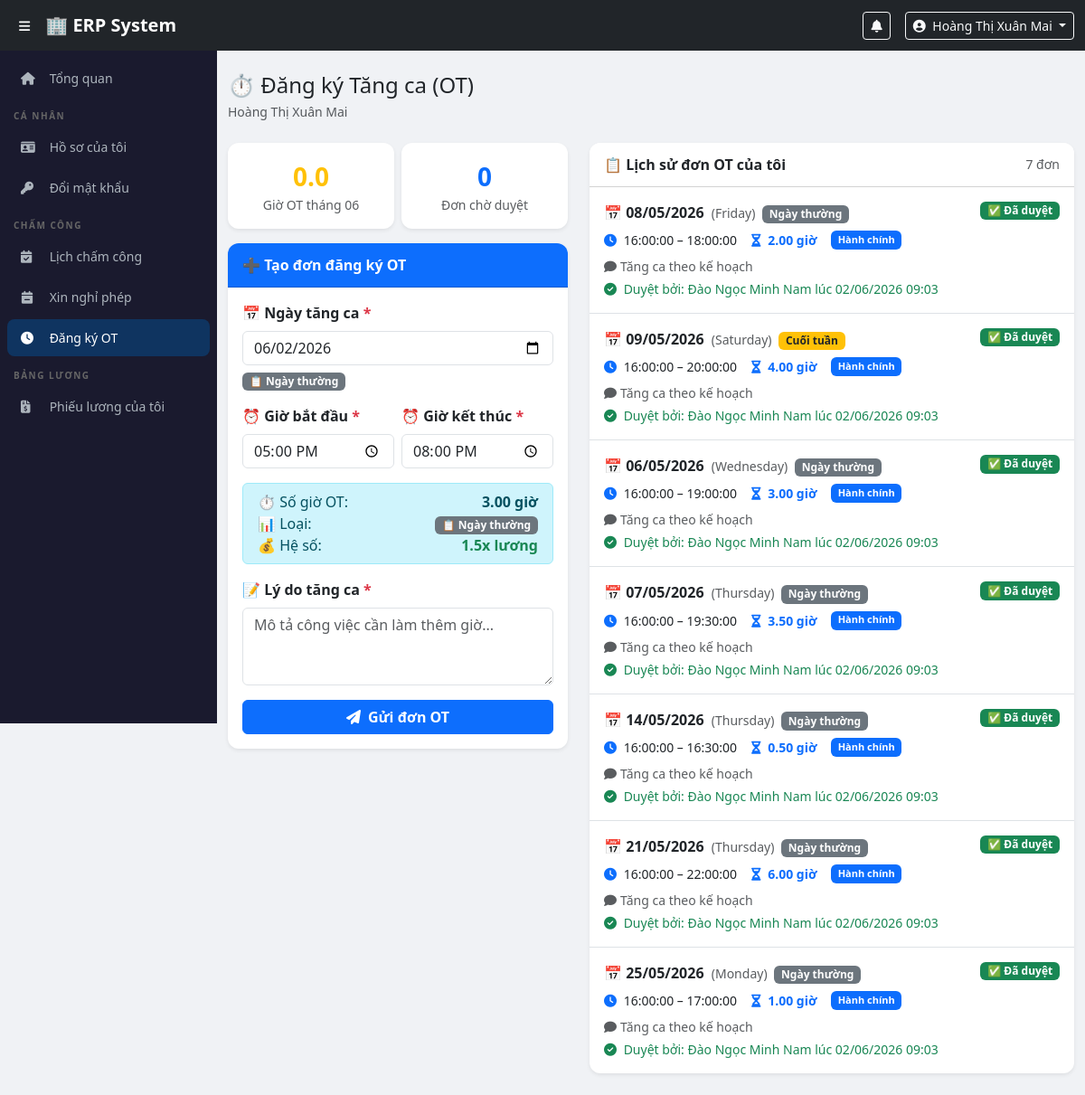
Screenshot of /modules/attendance/ot_request.php (signed in) with the database file from the repository.
### tables this page shows
CREATE TABLE `overtime_requests` (
  `id` int(11) NOT NULL,
  `user_id` int(11) NOT NULL,
  `department_id` int(11) DEFAULT NULL,
  `ot_date` date NOT NULL,
  `start_time` time NOT NULL,
  `end_time` time NOT NULL,
  `hours` decimal(4,2) NOT NULL,
  `actual_hours` decimal(4,2) DEFAULT NULL,
  `reason` text NOT NULL,
  `ot_type` enum('weekday','weekend','holiday') DEFAULT 'weekday',
  `shift_id` int(11) DEFAULT NULL,
  `status` enum('pending','approved','rejected') DEFAULT 'pending',
  `approved_by` int(11) DEFAULT NULL,
  `approved_at` datetime DEFAULT NULL,
  `reject_reason` text DEFAULT NULL,
  `created_at` timestamp NOT NULL DEFAULT current_timestamp()
);

CREATE TABLE `work_shifts` (
  `id` int(11) NOT NULL,
  `shift_code` varchar(20) NOT NULL,
  `shift_name` varchar(100) NOT NULL,
  `start_time` time NOT NULL,
  `end_time` time NOT NULL,
  `late_threshold` int(11) DEFAULT 15,
  `break_minutes` int(11) DEFAULT 60,
  `work_hours` decimal(4,2) DEFAULT 8.00,
  `ot_multiplier` decimal(3,2) DEFAULT 1.50,
  `weekend_multiplier` decimal(3,2) DEFAULT 2.00,
  `holiday_multiplier` decimal(3,2) DEFAULT 3.00,
  `color` varchar(20) DEFAULT '#0d6efd',
  `is_active` tinyint(1) DEFAULT 1,
  `created_by` int(11) DEFAULT NULL,
  `created_at` timestamp NOT NULL DEFAULT current_timestamp()
);

CREATE TABLE `users` (
  `id` int(11) NOT NULL,
  `employee_code` varchar(20) NOT NULL,
  `full_name` varchar(100) NOT NULL,
  `username` varchar(50) NOT NULL,
  `password_hash` varchar(255) NOT NULL,
  `email` varchar(100) DEFAULT NULL,
  `phone` varchar(20) DEFAULT NULL,
  `role_id` int(11) NOT NULL,
  `department_id` int(11) DEFAULT NULL,
  `is_active` tinyint(1) DEFAULT 1,
  `created_at` timestamp NOT NULL DEFAULT current_timestamp()
);

### config/auth.php (called while the page is built, shortened)
<?php
function currentUser() {
    return [
        'id'          => $_SESSION['user_id']   ?? null,
        'full_name'   => $_SESSION['full_name'] ?? '',
        'username'    => $_SESSION['username']  ?? '',
        'role'        => $_SESSION['role']      ?? '',
        'role_name'   => $_SESSION['role_name'] ?? '',
        'employee_code' => $_SESSION['employee_code'] ?? '',
        'department_id' => $_SESSION['department_id'] ?? null,
    ];
}
?>

### config/functions.php (called while the page is built, shortened)
<?php
function formatDate($date, $format = 'd/m/Y') {
    return date($format, strtotime($date));
}
function formatDateTime($datetime) {
    return date('d/m/Y H:i', strtotime($datetime));
}
?>

### modules/attendance/ot_request.php (the view, shortened to what this page needs)
<?php
require_once $_SERVER['DOCUMENT_ROOT'] . '/erp/config/auth.php';
require_once $_SERVER['DOCUMENT_ROOT'] . '/erp/config/functions.php';
$pdo  = getDBConnection();
$user = currentUser();
$myShift = $pdo->prepare("
    SELECT ws.* FROM employee_shifts es
    JOIN work_shifts ws ON es.shift_id = ws.id
    WHERE es.user_id = ? AND es.effective_date <= CURDATE()
      AND (es.end_date IS NULL OR es.end_date >= CURDATE())
    ORDER BY es.effective_date DESC LIMIT 1
");
$myShift->execute([$user['id']]);
$myShift = $myShift->fetch();
$stmt = $pdo->prepare("
    SELECT ot.*, ws.shift_name, ws.color AS shift_color,
           u.full_name AS approver_name
    FROM overtime_requests ot
    LEFT JOIN work_shifts ws ON ot.shift_id = ws.id
    LEFT JOIN users u ON ot.approved_by = u.id
    WHERE ot.user_id = ?
    ORDER BY ot.created_at DESC
    LIMIT 30
");
$stmt->execute([$user['id']]);
$myOTs = $stmt->fetchAll();
$totalOT = $pdo->prepare("
    SELECT SUM(hours) FROM overtime_requests
    WHERE user_id = ? AND status = 'approved'
      AND MONTH(ot_date) = ? AND YEAR(ot_date) = ?
");
$totalOT->execute([$user['id'], date('m'), date('Y')]);
$totalOTHours = $totalOT->fetchColumn() ?? 0;
include $_SERVER['DOCUMENT_ROOT'] . '/erp/includes/header.php';
include $_SERVER['DOCUMENT_ROOT'] . '/erp/includes/sidebar.php';
$otTypeLabel = ['weekday' => ['Ngày thường', 'secondary'], 'weekend' => ['Cuối tuần', 'warning'], 'holiday' => ['Ngày lễ', 'danger']];
$statusLabel = ['pending' => ['⌛ Chờ duyệt', 'warning'], 'approved' => ['✅ Đã duyệt', 'success'], 'rejected' => ['❌ Từ chối', 'danger']];
?>
<div class="main-content">
<div class="container-fluid py-4">
    <div class="d-flex justify-content-between align-items-center mb-4">
        <div>
            <h4 class="mb-1">⏱️ Đăng ký Tăng ca (OT)</h4>
            <p class="text-muted small mb-0"><?= htmlspecialchars($user['full_name']) ?></p>
        </div>
    </div>
    <div class="row g-4">
        <div class="col-lg-5">
            <div class="row g-2 mb-3">
                <div class="col-6">
                    <div class="card border-0 shadow-sm text-center py-3">
                        <div class="fs-3 fw-bold text-warning"><?= number_format($totalOTHours, 1) ?></div>
                        <div class="small text-muted">Giờ OT tháng <?= date('m') ?></div>
                    </div>
                </div>
                <div class="col-6">
                    <div class="card border-0 shadow-sm text-center py-3">
                        <?php
                        $pendingCount = count(array_filter($myOTs, fn($o) => $o['status'] === 'pending'));
                        ?>
                        <div class="fs-3 fw-bold text-primary"><?= $pendingCount ?></div>
                        <div class="small text-muted">Đơn chờ duyệt</div>
                    </div>
                </div>
            </div>
            <div class="card border-0 shadow-sm">
                <div class="card-header bg-primary text-white fw-bold">
                    ➕ Tạo đơn đăng ký OT
                </div>
                <div class="card-body">
                    <form method="POST" id="otForm">
                        <div class="mb-3">
                            <label class="form-label fw-semibold">📅 Ngày tăng ca <span class="text-danger">*</span></label>
                            <input type="date" name="ot_date" id="otDate" class="form-control"
                                   value="<?= $_POST['ot_date'] ?? date('Y-m-d') ?>"
                                   min="<?= date('Y-m-d') ?>" required>
                            <div id="dayTypeBadge" class="mt-1"></div>
                        </div>
                        <div class="row g-2 mb-3">
                            <div class="col-6">
                                <label class="form-label fw-semibold">⏰ Giờ bắt đầu <span class="text-danger">*</span></label>
                                <input type="time" name="start_time" id="otStart" class="form-control"
                                       value="<?= $_POST['start_time'] ?? ($myShift ? substr($myShift['end_time'],0,5) : '17:00') ?>"
                                       required>
                            </div>
                            <div class="col-6">
                                <label class="form-label fw-semibold">⏰ Giờ kết thúc <span class="text-danger">*</span></label>
                                <input type="time" name="end_time" id="otEnd" class="form-control"
                                       value="<?= $_POST['end_time'] ?? '20:00' ?>"
                                       required>
                            </div>
                        </div>
                        <div id="otPreview" class="alert alert-info py-2 mb-3 d-none">
                            <div class="d-flex justify-content-between">
                                <span>⏱️ Số giờ OT:</span>
                                <strong id="previewHours">0 giờ</strong>
                            </div>
                            <div class="d-flex justify-content-between">
                                <span>📊 Loại:</span>
                                <span id="previewType">—</span>
                            </div>
                            <div class="d-flex justify-content-between">
                                <span>💰 Hệ số:</span>
                                <strong id="previewMultiplier" class="text-success">—</strong>
                            </div>
                        </div>
                        <div class="mb-3">
                            <label class="form-label fw-semibold">📝 Lý do tăng ca <span class="text-danger">*</span></label>
                            <textarea name="reason" class="form-control" rows="3" required
                                      placeholder="Mô tả công việc cần làm thêm giờ..."><?= htmlspecialchars($_POST['reason'] ?? '') ?></textarea>
                        </div>
                        <button type="submit" class="btn btn-primary w-100 fw-bold">
                            <i class="fas fa-paper-plane me-2"></i>Gửi đơn OT
                        </button>
                    </form>
                </div>
            </div>
        </div>
        <div class="col-lg-7">
            <div class="card border-0 shadow-sm">
                <div class="card-header bg-white d-flex justify-content-between align-items-center">
                    <span class="fw-bold">📋 Lịch sử đơn OT của tôi</span>
                    <small class="text-muted"><?= count($myOTs) ?> đơn</small>
                </div>
                <div class="card-body p-0">
                    <?php if (empty($myOTs)): ?>
                    <div class="text-center text-muted py-5">
                        <i class="fas fa-clock fa-3x mb-3 d-block opacity-25"></i>
                        Chưa có đơn OT nào
                    </div>
                    <?php else: ?>
                    <?php foreach ($myOTs as $ot): ?>
                    <?php
                        $st  = $statusLabel[$ot['status']];
                        $otp = $otTypeLabel[$ot['ot_type']] ?? ['Ngày thường','secondary'];
                    ?>
                    <div class="ot-item p-3 border-bottom">
                        <div class="d-flex justify-content-between align-items-start mb-2">
                            <div>
                                <span class="fw-bold">📅 <?= formatDate($ot['ot_date']) ?></span>
                                <span class="ms-1 text-muted small">
                                    (<?= date('l', strtotime($ot['ot_date'])) ?>)
                                </span>
                                <span class="badge bg-<?= $otp[1] ?> text-<?= $otp[1]==='warning'?'dark':'white' ?> ms-1">
                                    <?= $otp[0] ?>
                                </span>
                            </div>
                            <span class="badge bg-<?= $st[1] ?> text-<?= $st[1]==='warning'?'dark':'white' ?>">
                                <?= $st[0] ?>
                            </span>
                        </div>
                        <div class="d-flex flex-wrap gap-3 mb-2">
                            <span class="small">
                                <i class="fas fa-clock text-primary me-1"></i>
                                <?= $ot['start_time'] ?> – <?= $ot['end_time'] ?>
                            </span>
                            <span class="small fw-bold text-primary">
                                <i class="fas fa-hourglass-half me-1"></i>
                                <?= $ot['hours'] ?> giờ
                            </span>
                            <?php if ($ot['shift_name']): ?>
                            <span class="badge" style="background:<?= $ot['shift_color'] ?>; font-size:11px;">
                                <?= htmlspecialchars($ot['shift_name']) ?>
                            </span>
                            <?php endif; ?>
                        </div>
                        <div class="small text-muted mb-1">
                            <i class="fas fa-comment me-1"></i><?= htmlspecialchars($ot['reason']) ?>
                        </div>
                        <?php if ($ot['status'] === 'approved' && $ot['approver_name']): ?>
                        <div class="small text-success">
                            <i class="fas fa-check-circle me-1"></i>
                            Duyệt bởi: <?= htmlspecialchars($ot['approver_name']) ?>
                            lúc <?= formatDateTime($ot['approved_at']) ?>
                        </div>
                        <?php endif; ?>
                    </div>
                    <?php endforeach; ?>
                    <?php endif; ?>
                </div>
            </div>
        </div>
    </div>
</div>
</div>
<?php include $_SERVER['DOCUMENT_ROOT'] . '/erp/includes/footer.php'; ?>

### assets/css/style.css (style rules this page uses)
body { padding-top: 56px; background: #f0f2f5; font-family: 'Segoe UI', sans-serif; }
.main-content { margin-left: 240px; transition: margin-left 0.3s; min-height: calc(100vh - 56px); }
.card { border-radius: 12px !important; }
.card-header { border-radius: 12px 12px 0 0 !important; padding: 12px 16px; }

### modules/attendance/ot_request.php (style rules this page uses)
.ot-item:last-child { border-bottom: none !important; }

### rows the page displays
overtime_requests: ot_date "08/05/2026", ot_date "Friday", ot_type "Ngày thường", status "✅ Đã duyệt", start_time "16:00:00", end_time "18:00:00", hours "2.00", work_shifts.shift_name "Hành chính", reason "Tăng ca theo kế hoạch", approved_by.full_name "Đào Ngọc Minh Nam", approved_at "02/06/2026 09:03"
overtime_requests: ot_date "09/05/2026", ot_date "Saturday", ot_type "Cuối tuần", status "✅ Đã duyệt", start_time "16:00:00", end_time "20:00:00", hours "4.00", work_shifts.shift_name "Hành chính", reason "Tăng ca theo kế hoạch", approved_by.full_name "Đào Ngọc Minh Nam", approved_at "02/06/2026 09:03"
overtime_requests: ot_date "06/05/2026", ot_date "Wednesday", ot_type "Ngày thường", status "✅ Đã duyệt", start_time "16:00:00", end_time "19:00:00", hours "3.00", work_shifts.shift_name "Hành chính", reason "Tăng ca theo kế hoạch", approved_by.full_name "Đào Ngọc Minh Nam", approved_at "02/06/2026 09:03"
overtime_requests: ot_date "07/05/2026", ot_date "Thursday", ot_type "Ngày thường", status "✅ Đã duyệt", start_time "16:00:00", end_time "19:30:00", hours "3.50", work_shifts.shift_name "Hành chính", reason "Tăng ca theo kế hoạch", approved_by.full_name "Đào Ngọc Minh Nam", approved_at "02/06/2026 09:03"
overtime_requests: ot_date "14/05/2026", ot_date "Thursday", ot_type "Ngày thường", status "✅ Đã duyệt", start_time "16:00:00", end_time "16:30:00", hours "0.50", work_shifts.shift_name "Hành chính", reason "Tăng ca theo kế hoạch", approved_by.full_name "Đào Ngọc Minh Nam", approved_at "02/06/2026 09:03"
overtime_requests: ot_date "21/05/2026", ot_date "Thursday", ot_type "Ngày thường", status "✅ Đã duyệt", start_time "16:00:00", end_time "22:00:00", hours "6.00", work_shifts.shift_name "Hành chính", reason "Tăng ca theo kế hoạch", approved_by.full_name "Đào Ngọc Minh Nam", approved_at "02/06/2026 09:03"
overtime_requests: ot_date "25/05/2026", ot_date "Monday", ot_type "Ngày thường", status "✅ Đã duyệt", start_time "16:00:00", end_time "17:00:00", hours "1.00", work_shifts.shift_name "Hành chính", reason "Tăng ca theo kế hoạch", approved_by.full_name "Đào Ngọc Minh Nam", approved_at "02/06/2026 09:03"

### other values shown
$user['full_name'] "Hoàng Thị Xuân Mai"
$totalOTHours "0.0"
$pendingCount "0"
count($myOTs) "7"
